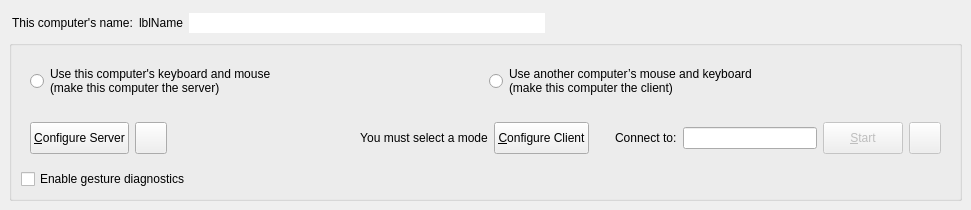
<?xml version="1.0" encoding="UTF-8"?>
<ui version="4.0">
 <class>MainWindow</class>
 <widget class="QMainWindow" name="MainWindow">
  <property name="geometry">
   <rect>
    <x>0</x>
    <y>0</y>
    <width>971</width>
    <height>197</height>
   </rect>
  </property>
  <widget class="QWidget" name="topLevelWidget">
   <property name="sizePolicy">
    <sizepolicy hsizetype="Preferred" vsizetype="Maximum">
     <horstretch>0</horstretch>
     <verstretch>0</verstretch>
    </sizepolicy>
   </property>
   <layout class="QVBoxLayout" name="_2">
    <property name="spacing">
     <number>3</number>
    </property>
    <item>
     <widget class="QWidget" name="widget" native="true">
      <property name="minimumSize">
       <size>
        <width>0</width>
        <height>28</height>
       </size>
      </property>
      <property name="maximumSize">
       <size>
        <width>16777215</width>
        <height>28</height>
       </size>
      </property>
      <layout class="QHBoxLayout" name="horizontalLayout_5">
       <property name="leftMargin">
        <number>3</number>
       </property>
       <property name="topMargin">
        <number>3</number>
       </property>
       <property name="rightMargin">
        <number>3</number>
       </property>
       <property name="bottomMargin">
        <number>3</number>
       </property>
       <item>
        <widget class="QLabel" name="labelComputerName">
         <property name="sizePolicy">
          <sizepolicy hsizetype="Maximum" vsizetype="Preferred">
           <horstretch>0</horstretch>
           <verstretch>0</verstretch>
          </sizepolicy>
         </property>
         <property name="text">
          <string>This computer's name:</string>
         </property>
        </widget>
       </item>
       <item>
        <widget class="QLabel" name="lblComputerName">
         <property name="sizePolicy">
          <sizepolicy hsizetype="Maximum" vsizetype="Preferred">
           <horstretch>0</horstretch>
           <verstretch>0</verstretch>
          </sizepolicy>
         </property>
         <property name="text">
          <string notr="true">lblName</string>
         </property>
        </widget>
       </item>
       <item>
        <widget class="QLineEdit" name="lineEditName">
         <property name="sizePolicy">
          <sizepolicy hsizetype="Expanding" vsizetype="Fixed">
           <horstretch>0</horstretch>
           <verstretch>0</verstretch>
          </sizepolicy>
         </property>
         <property name="toolTip">
          <string>&lt;html&gt;&lt;head/&gt;&lt;body&gt;&lt;p&gt;Name can't have have spaces or special characters&lt;/p&gt;&lt;p&gt;Use Enter to save the name change.&lt;/p&gt;&lt;/body&gt;&lt;/html&gt;</string>
         </property>
         <property name="maxLength">
          <number>255</number>
         </property>
         <property name="frame">
          <bool>false</bool>
         </property>
         <property name="clearButtonEnabled">
          <bool>false</bool>
         </property>
        </widget>
       </item>
       <item>
        <widget class="QPushButton" name="btnEditName">
         <property name="sizePolicy">
          <sizepolicy hsizetype="Fixed" vsizetype="Fixed">
           <horstretch>0</horstretch>
           <verstretch>0</verstretch>
          </sizepolicy>
         </property>
         <property name="toolTip">
          <string>Edit Computer Name</string>
         </property>
         <property name="icon">
          <iconset theme="document-edit"/>
         </property>
         <property name="iconSize">
          <size>
           <width>16</width>
           <height>16</height>
          </size>
         </property>
         <property name="flat">
          <bool>true</bool>
         </property>
        </widget>
       </item>
       <item>
        <spacer name="horizontalSpacer_2">
         <property name="orientation">
          <enum>Qt::Orientation::Horizontal</enum>
         </property>
         <property name="sizeHint" stdset="0">
          <size>
           <width>6</width>
           <height>20</height>
          </size>
         </property>
        </spacer>
       </item>
       <item>
        <widget class="QLabel" name="lblIpAddresses">
         <property name="sizePolicy">
          <sizepolicy hsizetype="Preferred" vsizetype="Fixed">
           <horstretch>0</horstretch>
           <verstretch>0</verstretch>
          </sizepolicy>
         </property>
        </widget>
       </item>
      </layout>
     </widget>
    </item>
    <item>
     <widget class="QGroupBox" name="groupBox">
      <property name="sizePolicy">
       <sizepolicy hsizetype="Preferred" vsizetype="Fixed">
        <horstretch>0</horstretch>
        <verstretch>0</verstretch>
       </sizepolicy>
      </property>
      <property name="title">
       <string/>
      </property>
      <layout class="QVBoxLayout" name="verticalLayout">
       <item>
        <widget class="QWidget" name="widgetModeSelection" native="true">
         <property name="sizePolicy">
          <sizepolicy hsizetype="Preferred" vsizetype="Maximum">
           <horstretch>0</horstretch>
           <verstretch>0</verstretch>
          </sizepolicy>
         </property>
         <layout class="QHBoxLayout" name="horizontalLayout">
          <item>
           <widget class="QRadioButton" name="rbModeServer">
            <property name="sizePolicy">
             <sizepolicy hsizetype="Minimum" vsizetype="Preferred">
              <horstretch>0</horstretch>
              <verstretch>0</verstretch>
             </sizepolicy>
            </property>
            <property name="text">
             <string>Use this computer's keyboard and mouse
(make this computer the server)</string>
            </property>
           </widget>
          </item>
          <item>
           <widget class="QRadioButton" name="rbModeClient">
            <property name="sizePolicy">
             <sizepolicy hsizetype="Minimum" vsizetype="Maximum">
              <horstretch>0</horstretch>
              <verstretch>0</verstretch>
             </sizepolicy>
            </property>
            <property name="text">
             <string>Use another computer’s mouse and keyboard
(make this computer the client)</string>
            </property>
           </widget>
          </item>
         </layout>
        </widget>
       </item>
       <item>
        <widget class="QWidget" name="widgetModeOptions" native="true">
         <property name="sizePolicy">
          <sizepolicy hsizetype="Preferred" vsizetype="Maximum">
           <horstretch>0</horstretch>
           <verstretch>0</verstretch>
          </sizepolicy>
         </property>
         <layout class="QHBoxLayout" name="horizontalLayout_2">
          <item>
           <widget class="QWidget" name="serverOptions" native="true">
            <property name="sizePolicy">
             <sizepolicy hsizetype="Preferred" vsizetype="Fixed">
              <horstretch>0</horstretch>
              <verstretch>0</verstretch>
             </sizepolicy>
            </property>
            <property name="minimumSize">
             <size>
              <width>0</width>
              <height>32</height>
             </size>
            </property>
            <property name="maximumSize">
             <size>
              <width>16777215</width>
              <height>32</height>
             </size>
            </property>
            <layout class="QHBoxLayout" name="horizontalLayout_4">
             <property name="leftMargin">
              <number>0</number>
             </property>
             <property name="topMargin">
              <number>0</number>
             </property>
             <property name="rightMargin">
              <number>0</number>
             </property>
             <property name="bottomMargin">
              <number>0</number>
             </property>
             <item>
              <widget class="QPushButton" name="btnConfigureServer">
               <property name="sizePolicy">
                <sizepolicy hsizetype="Maximum" vsizetype="Fixed">
                 <horstretch>0</horstretch>
                 <verstretch>0</verstretch>
                </sizepolicy>
               </property>
               <property name="minimumSize">
                <size>
                 <width>0</width>
                 <height>32</height>
                </size>
               </property>
               <property name="maximumSize">
                <size>
                 <width>16777215</width>
                 <height>32</height>
                </size>
               </property>
               <property name="text">
                <string>&amp;Configure Server</string>
               </property>
              </widget>
             </item>
             <item>
              <widget class="QPushButton" name="btnSaveServerConfig">
               <property name="sizePolicy">
                <sizepolicy hsizetype="Fixed" vsizetype="Fixed">
                 <horstretch>0</horstretch>
                 <verstretch>0</verstretch>
                </sizepolicy>
               </property>
               <property name="minimumSize">
                <size>
                 <width>32</width>
                 <height>32</height>
                </size>
               </property>
               <property name="maximumSize">
                <size>
                 <width>32</width>
                 <height>32</height>
                </size>
               </property>
               <property name="toolTip">
                <string>Export server configuration</string>
               </property>
               <property name="icon">
                <iconset theme="QIcon::ThemeIcon::DocumentSaveAs"/>
               </property>
              </widget>
             </item>
             <item>
              <spacer name="horizontalSpacer">
               <property name="orientation">
                <enum>Qt::Orientation::Horizontal</enum>
               </property>
               <property name="sizeHint" stdset="0">
                <size>
                 <width>40</width>
                 <height>5</height>
                </size>
               </property>
              </spacer>
             </item>
            </layout>
           </widget>
          </item>
          <item>
           <widget class="QLabel" name="lblNoMode">
            <property name="text">
             <string>You must select a mode</string>
            </property>
            <property name="alignment">
             <set>Qt::AlignmentFlag::AlignCenter</set>
            </property>
           </widget>
          </item>
          <item>
           <widget class="QWidget" name="clientOptions" native="true">
            <property name="sizePolicy">
             <sizepolicy hsizetype="Preferred" vsizetype="Maximum">
              <horstretch>0</horstretch>
              <verstretch>0</verstretch>
             </sizepolicy>
            </property>
            <layout class="QHBoxLayout" name="horizontalLayout_3">
             <property name="leftMargin">
              <number>0</number>
             </property>
             <property name="topMargin">
              <number>0</number>
             </property>
             <property name="rightMargin">
              <number>0</number>
             </property>
             <property name="bottomMargin">
              <number>0</number>
             </property>
             <item>
              <widget class="QPushButton" name="btnConfigureClient">
               <property name="sizePolicy">
                <sizepolicy hsizetype="Maximum" vsizetype="Fixed">
                 <horstretch>0</horstretch>
                 <verstretch>0</verstretch>
                </sizepolicy>
               </property>
               <property name="minimumSize">
                <size>
                 <width>0</width>
                 <height>32</height>
                </size>
               </property>
               <property name="maximumSize">
                <size>
                 <width>16777215</width>
                 <height>32</height>
                </size>
               </property>
               <property name="text">
                <string>&amp;Configure Client</string>
               </property>
              </widget>
             </item>
             <item>
              <spacer name="horizontalSpacer_3">
               <property name="orientation">
                <enum>Qt::Orientation::Horizontal</enum>
               </property>
               <property name="sizeType">
                <enum>QSizePolicy::Policy::Fixed</enum>
               </property>
               <property name="sizeHint" stdset="0">
                <size>
                 <width>20</width>
                 <height>5</height>
                </size>
               </property>
              </spacer>
             </item>
             <item>
              <widget class="QLabel" name="m_pLabelServerName">
               <property name="sizePolicy">
                <sizepolicy hsizetype="Preferred" vsizetype="Maximum">
                 <horstretch>0</horstretch>
                 <verstretch>0</verstretch>
                </sizepolicy>
               </property>
               <property name="text">
                <string>Connect to:</string>
               </property>
               <property name="indent">
                <number>0</number>
               </property>
              </widget>
             </item>
             <item>
              <widget class="QLineEdit" name="lineHostname">
               <property name="minimumSize">
                <size>
                 <width>0</width>
                 <height>0</height>
                </size>
               </property>
               <property name="toolTip">
                <string>&lt;html&gt;Hostname or IP address of the server computer.&lt;br/&gt;May contain a comma seperated list.&lt;/html&gt;</string>
               </property>
              </widget>
             </item>
            </layout>
           </widget>
          </item>
          <item>
           <widget class="QWidget" name="horizontalWidget" native="true">
            <property name="sizePolicy">
             <sizepolicy hsizetype="Preferred" vsizetype="Fixed">
              <horstretch>0</horstretch>
              <verstretch>0</verstretch>
             </sizepolicy>
            </property>
            <property name="minimumSize">
             <size>
              <width>0</width>
              <height>32</height>
             </size>
            </property>
            <property name="maximumSize">
             <size>
              <width>16777215</width>
              <height>32</height>
             </size>
            </property>
            <layout class="QHBoxLayout" name="horizontalLayout_6">
             <property name="leftMargin">
              <number>0</number>
             </property>
             <property name="topMargin">
              <number>0</number>
             </property>
             <property name="rightMargin">
              <number>0</number>
             </property>
             <property name="bottomMargin">
              <number>0</number>
             </property>
             <item>
              <widget class="QPushButton" name="btnToggleCore">
               <property name="enabled">
                <bool>false</bool>
               </property>
               <property name="sizePolicy">
                <sizepolicy hsizetype="Maximum" vsizetype="Fixed">
                 <horstretch>0</horstretch>
                 <verstretch>0</verstretch>
                </sizepolicy>
               </property>
               <property name="minimumSize">
                <size>
                 <width>0</width>
                 <height>32</height>
                </size>
               </property>
               <property name="maximumSize">
                <size>
                 <width>16777215</width>
                 <height>32</height>
                </size>
               </property>
               <property name="text">
                <string>&amp;Start</string>
               </property>
              </widget>
             </item>
             <item>
              <widget class="QPushButton" name="btnRestartCore">
               <property name="enabled">
                <bool>false</bool>
               </property>
               <property name="sizePolicy">
                <sizepolicy hsizetype="Fixed" vsizetype="Fixed">
                 <horstretch>0</horstretch>
                 <verstretch>0</verstretch>
                </sizepolicy>
               </property>
               <property name="minimumSize">
                <size>
                 <width>32</width>
                 <height>32</height>
                </size>
               </property>
               <property name="maximumSize">
                <size>
                 <width>32</width>
                 <height>32</height>
                </size>
               </property>
               <property name="toolTip">
                <string>Restart</string>
               </property>
               <property name="icon">
                <iconset theme="view-refresh"/>
               </property>
              </widget>
             </item>
            </layout>
           </widget>
          </item>
         </layout>
        </widget>
       </item>
       <item>
        <widget class="QCheckBox" name="cbGestureDiagnostics">
         <property name="toolTip">
          <string>Log gesture capture, protocol forwarding, and Windows shortcut injection</string>
         </property>
         <property name="text">
          <string>Enable gesture diagnostics</string>
         </property>
        </widget>
       </item>
      </layout>
     </widget>
    </item>
   </layout>
  </widget>
 </widget>
 <resources/>
 <connections/>
</ui>
